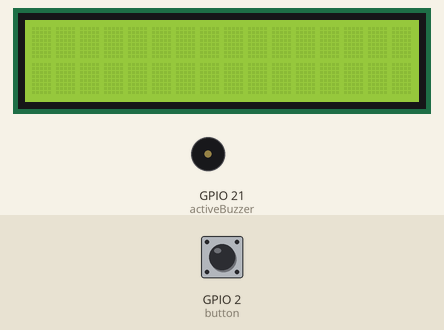
This program was run on a simulated ESP32 board running MicroPython. Parts: 16×2 character LCD, buzzer (waves = sounding, pin HIGH). The test bench sets the inputs (shaded band); at power-on: GPIO 2 (button) HIGH. Library files of the repository ran but are not shown: I2C_LCD.py; what the program prints to the serial console is not drawn.

Above: at 1.2 s.
1.3 s: GPIO 2 (button) pulled LOW for 0.15 s
At 2.0 s:
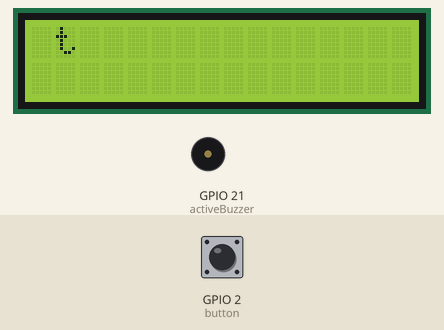
4.4 s: GPIO 2 (button) pulled LOW for 0.15 s
At 5.7 s:
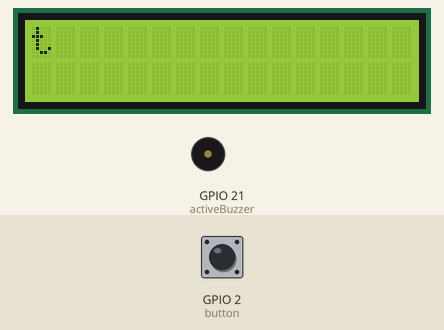
7.5 s: GPIO 2 (button) pulled LOW for 3.2 s
At 8.2 s:
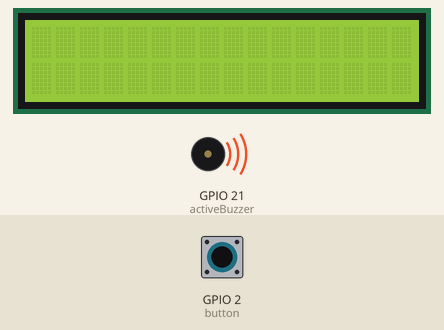
12.2 s: GPIO 2 (button) pulsed LOW 5 times (0.12 s each, 0.3 s apart)
At 14.8 s:
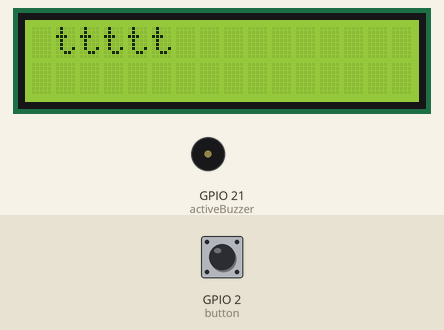
15.2 s: GPIO 2 (button) pulled LOW for 0.15 s
At 16.3 s:
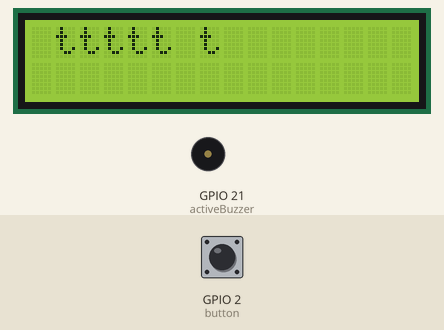
18.3 s: GPIO 2 (button) pulsed LOW 2 times (0.12 s each, 0.3 s apart)
At 20.2 s:
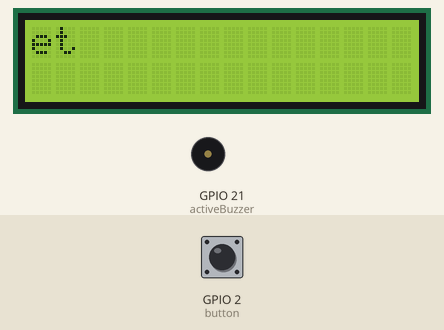
Timing chart, 0 to 21.7 s (numbered marks = the images above; inputs shaded):
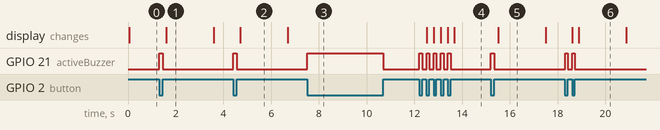

Measured:
- after the input at 1.3 s, GPIO 21 (activeBuzzer): LOW → HIGH at once, → LOW 0.15 s later; the display: changes after 0.30 s (image 1)
- after the input at 4.4 s, GPIO 21 (activeBuzzer): LOW → HIGH at once, → LOW 0.14 s later; the display: changes after 0.30 s (image 2)
- after the input at 7.5 s, GPIO 21 (activeBuzzer): LOW → HIGH at once, → LOW 3.2 s later
- after the input at 12.2 s, GPIO 21 (activeBuzzer): alternates HIGH for 0.12 s and LOW for 0.18 s, 10 changes in all, then stays LOW, starting at once; the display: first changes after 0.30 s (image 4 shows a later state)
- after the input at 15.2 s, GPIO 21 (activeBuzzer): LOW → HIGH at once, → LOW 0.15 s later; the display: changes after 0.30 s (image 5)
- after the input at 18.3 s, GPIO 21 (activeBuzzer): alternates HIGH for 0.12 s and LOW for 0.18 s, 4 changes in all, then stays LOW, starting at once; the display: first changes after 0.30 s (image 6 shows a later state)
- what the display in image 1 shows lasts 2.0 s, from 1.6 s to 3.6 s

The program:

main.py
```python
import time
from machine import I2C, Pin,TouchPad
from I2C_LCD import I2cLcd

button = Pin(2,Pin.IN)

activeBuzzer=Pin(21,Pin.OUT)
activeBuzzer.value(0)

DIT_DURATION = 100
LOOP_SPEED:float = 5

DIT_BITS = DIT_DURATION / LOOP_SPEED
NO_BITS = DIT_BITS * 5
INTRA_BITS = DIT_BITS
INTERC_BITS = DIT_BITS * 3
ITERW_BITS = DIT_BITS * 7
STOP_BITS = DIT_BITS * 20

last_same_bits: int = 0
last_bit_on: int = 0
sequence: str = ""
string: str = ""

i2c = I2C(scl=Pin(14), sda=Pin(13), freq=400000)
devices = i2c.scan()
isPressed = False

MORSE_CODE = {"01":"a","1000":"b","1010":"c","100":"d","0":"e",
              "0010":"f","110":"g","0000":"h","00":"i","0111":"j","101":"k","0100":"l","11":"m",
              "10":"n","111":"o","0110":"p","1101":"q","010":"r","000":"s","1":"t","001":"u","0001":"v",
              "011":"w","1001":"x","1011":"y","1100":"z",
              "01111":"1","00111":"2","00011":"3","00001":"4","00000":"5",
              "10000":"6","11000":"7","11100":"8","11110":"9","11111":"0"
              }

if len(devices) == 0:
    print("No i2c device !")
else:
    for device in devices:
        print("I2C addr: "+hex(device))
        lcd = I2cLcd(i2c, device, 2, 16)


def main():
    global string
    while True:
        letter = morse_input()
        if letter:
            if letter == "#":
                string = ""
                lcd.clear()
            else:
                string += letter
                print("LETTER: ",letter)

            lcd.move_to(0, 0)
            lcd.putstr(string)

        time.sleep_ms(LOOP_SPEED)


def morse_input() -> str:
    global last_bit_on, last_same_bits, sequence
    letter = ""
    user_input = not button.value()
    if user_input:
        activeBuzzer.value(1)
    else: activeBuzzer.value(0)

    if user_input == last_bit_on:
        last_same_bits += 1

        if not last_bit_on:
            if sequence:
                if INTRA_BITS + 10 <= last_same_bits:
                    letter = check_sequence(sequence)
                    sequence = ""
            elif last_same_bits > STOP_BITS + 20:
                letter = "#"

    else:

        if last_bit_on:
            if 2 > last_same_bits:
                pass

            elif last_same_bits < DIT_BITS:
                sequence += "0"
                print("dit")

            elif DIT_BITS < last_same_bits < NO_BITS:
                sequence += "1"
                print("dah")
        else:
            if INTRA_BITS + 10 > last_same_bits:
                pass

            elif last_same_bits < INTERC_BITS + 10:
                print("gap---")
                sequence = ""

            elif last_same_bits < STOP_BITS:
                print("big-gap----")
                sequence = ""
                letter = " "

            else:
                letter = "#"


        last_bit_on = user_input
        last_same_bits = 1

    return letter

def check_sequence(sequence:str):
    letter = MORSE_CODE.get(sequence)
    return letter

def update_display():
    lcd.move_to(0, 0)
    lcd.putstr("Counter:%d" %(count))
main()
try:
    main()
except:
    print("chrashed")
```
